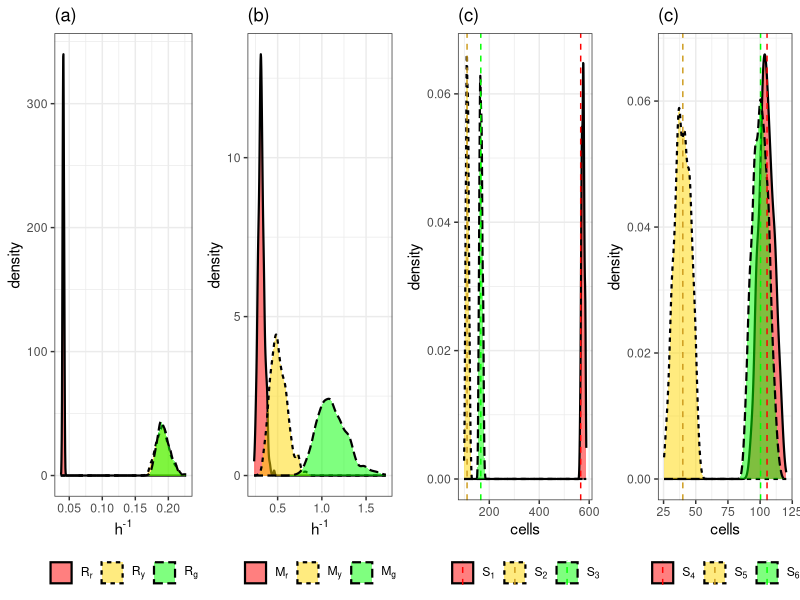
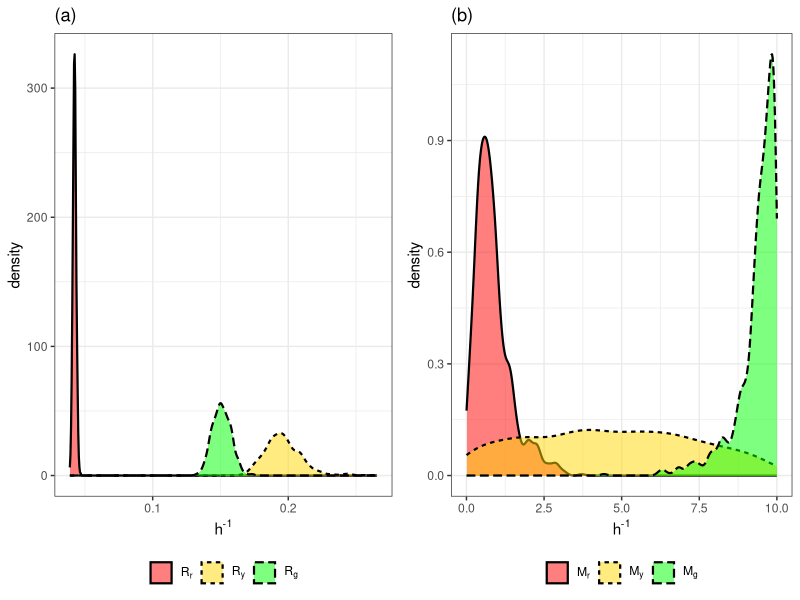
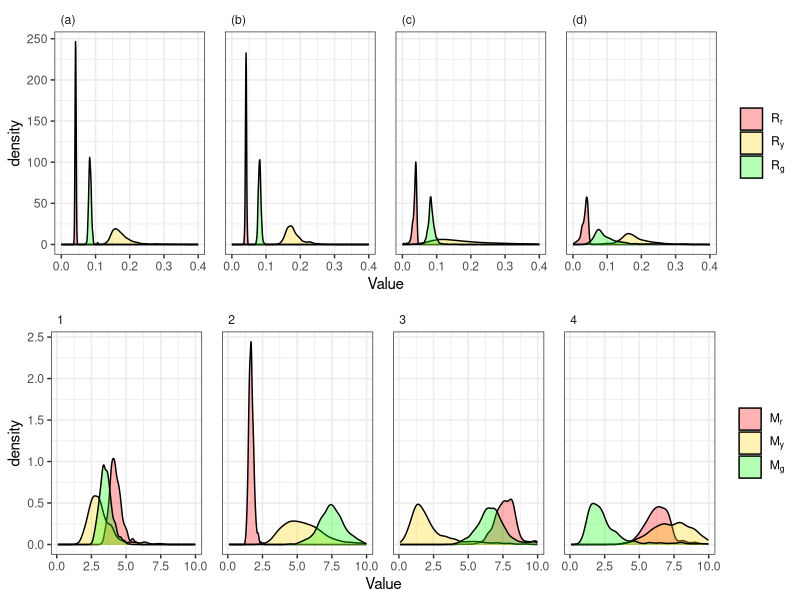
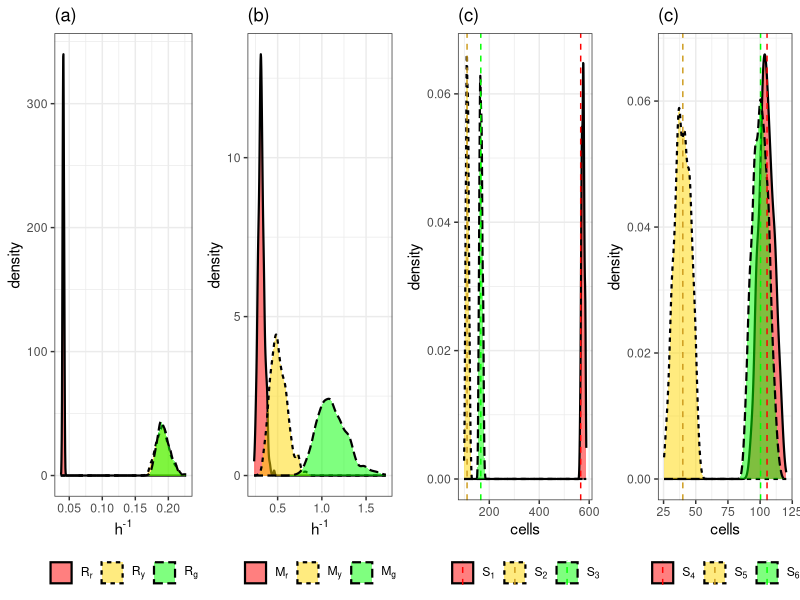
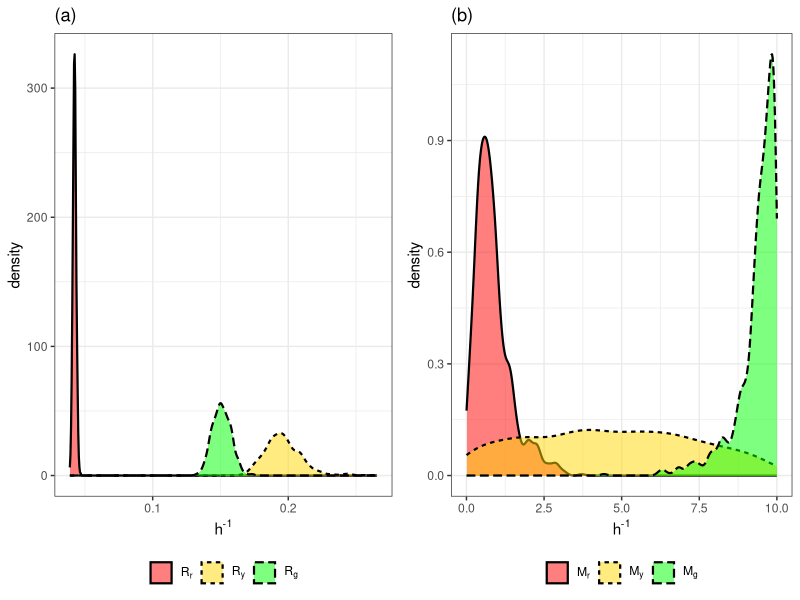
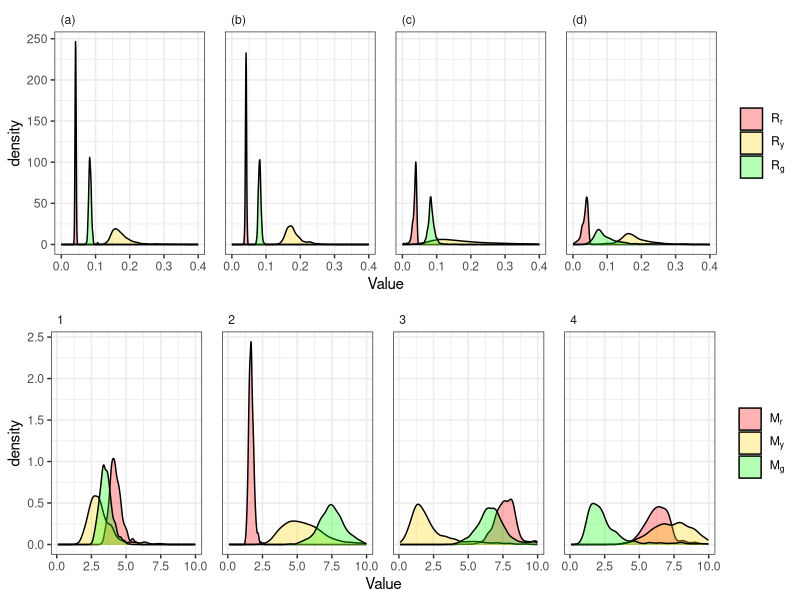

Source code (R) for these figures, in order: (Note: this script raises an error after producing the figures.)
library(readxl)
library(tidyverse)
library(ggpubr)

#set working directory to the directory of this R file

#load data
Experiment_CellTracking <- read_excel("../Data/SMCABC returned data/SMCABC_DATA.xlsx", sheet = "Experiment_CellTracking")
Experiment_CellDensity <- read_excel("../Data/SMCABC returned data/SMCABC_DATA.xlsx", sheet = "Experiment_CellDensity")
ProliferationData <- read_excel("../Data/SMCABC returned data/SMCABC_DATA.xlsx", sheet = "ProliferationData")
MotilityData <- read_excel("../Data/SMCABC returned data/SMCABC_DATA.xlsx", sheet = "MotilityData")
SixParameterData <- read_excel("../Data/SMCABC returned data/SMCABC_DATA.xlsx", sheet = "SixParameterData")
CellTracking <- read_excel("../Data/DataProcessing/FUCCI_processed.xlsx", sheet = "CellTracking")


#observed summary statistics
Nred <- 566
Nyellow <- 111
Ngreen <- 166
RedDistance <- 105.38626
YellowDistance <- 39.95925
GreenDistance <- 100.36051


#Experiment Plots - Cell Tracking

Experiment_CellTracking %>% 
  as_tibble() %>% 
  select(1:6) %>% 
  gather(Parameter, Value) %>% 
  mutate(Parameter = factor(Parameter, levels = c("Rr", "Ry", "Rg","Mr", "My", "Mg"))) %>% 
  group_by(Parameter) %>% 
  summarise(
    mu = signif(mean(Value),3),
    sd = signif(sd(Value),3),
    "2.5%" = signif(quantile(Value, 0.025),3),
    "50%" = signif(quantile(Value, 0.5),3),
    "97.5%" = signif(quantile(Value, 0.975),3),
    CV = signif(sd/mu,3)
  )

p1 <- 
  Experiment_CellTracking %>% 
  as_tibble() %>%
  select(1:6) %>% 
  gather(Parameter,Value) %>% 
  mutate(Type = case_when(
    Parameter == "Rr" | Parameter == "Ry" | Parameter == "Rg" ~ "Transition",
    Parameter == "Mr" | Parameter == "My" | Parameter == "Mg" ~ "Motility" 
  )) %>% 
  mutate(Type = factor(Type, levels = c("Transition", "Motility"))) %>% 
  mutate(Parameter = factor(Parameter, levels = c("Rr", "Ry", "Rg","Mr", "My", "Mg"))) %>% 
  filter(Type == "Transition") %>% 
  ggplot(aes(x = Value, fill = Parameter, linetype = Parameter)) + 
  geom_density(alpha = 0.5, size = 0.75) +
  facet_wrap(~Type, scale = "free") +
  scale_fill_manual(values = c("Rr" = "red", "Ry" = "gold", "Rg" = "green", "Mr" = "red", "My" = "gold", "Mg" = "green"), labels = c(expression(R[r]),expression(R[y]),expression(R[g])))+ 
  scale_linetype(labels = c(expression(R[r]),expression(R[y]),expression(R[g]))) +
  theme_bw() +
  theme(
    legend.position = "bottom",
    legend.title = element_blank(),
    strip.text.x = element_blank()
  ) + 
  labs(x = expression("h"^"-1"), title = "(a)")

p2 <- 
  Experiment_CellTracking %>% 
  as_tibble() %>%
  select(1:6) %>% 
  gather(Parameter,Value) %>% 
  mutate(Type = case_when(
    Parameter == "Rr" | Parameter == "Ry" | Parameter == "Rg" ~ "Transition",
    Parameter == "Mr" | Parameter == "My" | Parameter == "Mg" ~ "Motility" 
  )) %>% 
  mutate(Type = factor(Type, levels = c("Transition", "Motility"))) %>% 
  mutate(Parameter = factor(Parameter, levels = c("Rr", "Ry", "Rg","Mr", "My", "Mg"))) %>% 
  filter(Type == "Motility") %>% 
  ggplot(aes(x = Value, fill = Parameter, linetype = Parameter)) + 
  geom_density(alpha = 0.5, size = 0.75) +
  facet_wrap(~Type, scale = "free") +
  scale_fill_manual(values = c("Rr" = "red", "Ry" = "gold", "Rg" = "green", "Mr" = "red", "My" = "gold", "Mg" = "green"), labels = c(expression(M[r]),expression(M[y]),expression(M[g])))+ 
  scale_linetype(labels = c(expression(M[r]),expression(M[y]),expression(M[g]))) +
  theme_bw() +
  theme(
    legend.position = "bottom",
    legend.title = element_blank(),
    strip.text.x = element_blank()
  ) + 
  labs(x = expression("h"^"-1"), title = "(b)")

p3 <- 
  Experiment_CellTracking %>% 
  select(contains("sx")) %>% 
  gather(Parameter, Value) %>% 
  mutate(Type = case_when(
    Parameter == "sx1" | Parameter == "sx2" | Parameter == "sx3" ~ "Transition",
    Parameter == "sx4" | Parameter == "sx5" | Parameter == "sx6" ~ "Motility" 
  )) %>% 
  mutate(Type = factor(Type, levels = c("Transition", "Motility"))) %>% 
  mutate(TrueVal = case_when(
    Parameter == "sx1" ~ Nred,
    Parameter == "sx2" ~ Nyellow,
    Parameter == "sx3" ~ Ngreen,
    Parameter == "sx4" ~ RedDistance,
    Parameter == "sx5" ~ YellowDistance,
    Parameter == "sx6" ~ GreenDistance
  )) %>% 
  filter(Type == "Transition") %>% 
  ggplot(aes(x = Value, fill = Parameter, linetype = Parameter)) + 
  geom_density(alpha = 0.5, size = 0.75) +
  facet_wrap(~Type, scale = "free") + 
  geom_vline(aes(xintercept = TrueVal, color = Parameter), linetype = "dashed") +
  scale_fill_manual(values = c("sx1" = "red", "sx2" = "gold", "sx3" = "green", "sx4" = "red", "sx5" = "gold", "sx6" = "green"), labels = c(expression(S[1]),expression(S[2]),expression(S[3])))+ 
  scale_color_manual(values = c("sx1" = "red", "sx2" = "goldenrod3", "sx3" = "green", "sx4" = "red", "sx5" = "goldenrod3", "sx6" = "green"), labels = c(expression(S[1]),expression(S[2]),expression(S[3])))+ 
  scale_linetype(labels = c(expression(S[1]),expression(S[2]),expression(S[3]))) +
  theme_bw() +
  theme(
    legend.position = "bottom",
    legend.title = element_blank(),
    strip.text.x = element_blank()
  ) + 
  labs(x = "cells", title = "(c)")

p4 <- 
  Experiment_CellTracking %>% 
  select(contains("sx")) %>% 
  gather(Parameter, Value) %>% 
  mutate(Type = case_when(
    Parameter == "sx1" | Parameter == "sx2" | Parameter == "sx3" ~ "Transition",
    Parameter == "sx4" | Parameter == "sx5" | Parameter == "sx6" ~ "Motility" 
  )) %>% 
  mutate(Type = factor(Type, levels = c("Transition", "Motility"))) %>% 
  mutate(TrueVal = case_when(
    Parameter == "sx1" ~ Nred,
    Parameter == "sx2" ~ Nyellow,
    Parameter == "sx3" ~ Ngreen,
    Parameter == "sx4" ~ RedDistance,
    Parameter == "sx5" ~ YellowDistance,
    Parameter == "sx6" ~ GreenDistance
  )) %>% 
  filter(Type == "Motility") %>% 
  ggplot(aes(x = Value, fill = Parameter, linetype = Parameter)) + 
  geom_density(alpha = 0.5, size = 0.75) +
  facet_wrap(~Type, scale = "free") + 
  geom_vline(aes(xintercept = TrueVal, color = Parameter), linetype = "dashed") +
  scale_fill_manual(values = c("sx1" = "red", "sx2" = "gold", "sx3" = "green", "sx4" = "red", "sx5" = "gold", "sx6" = "green"), labels = c(expression(S[4]),expression(S[5]),expression(S[6])))+ 
  scale_color_manual(values = c("sx1" = "red", "sx2" = "goldenrod3", "sx3" = "green", "sx4" = "red", "sx5" = "goldenrod3", "sx6" = "green"), labels = c(expression(S[4]),expression(S[5]),expression(S[6])))+ 
  scale_linetype(labels = c(expression(S[4]),expression(S[5]),expression(S[6]))) +
  theme_bw() +
  theme(
    legend.position = "bottom",
    legend.title = element_blank(),
    strip.text.x = element_blank()
  ) + 
  labs(x = "cells", title = "(c)")

ggarrange(p1,p2,p3,p4, nrow = 1)
ggsave("ExperimentResults_CellTracking.pdf", width = 9, height = 4, units = "in")

#Experiment Plots - SpatioTemporal
p1 <- 
  Experiment_CellDensity %>% 
  as_tibble() %>%
  select(1:6) %>% 
  gather(Parameter,Value) %>% 
  mutate(Type = case_when(
    Parameter == "Rr" | Parameter == "Ry" | Parameter == "Rg" ~ "Transition",
    Parameter == "Mr" | Parameter == "My" | Parameter == "Mg" ~ "Motility" 
  )) %>% 
  mutate(Type = factor(Type, levels = c("Transition", "Motility"))) %>% 
  mutate(Parameter = factor(Parameter, levels = c("Rr", "Ry", "Rg","Mr", "My", "Mg"))) %>% 
  filter(Type == "Transition") %>% 
  ggplot(aes(x = Value, fill = Parameter, linetype = Parameter)) + 
  geom_density(alpha = 0.5, size = 0.75) +
  facet_wrap(~Type, scale = "free") +
  scale_fill_manual(values = c("Rr" = "red", "Ry" = "gold", "Rg" = "green", "Mr" = "red", "My" = "gold", "Mg" = "green"), labels = c(expression(R[r]),expression(R[y]),expression(R[g])))+ 
  scale_linetype(labels = c(expression(R[r]),expression(R[y]),expression(R[g]))) +
  theme_bw() +
  theme(
    legend.position = "bottom",
    legend.title = element_blank(),
    strip.text.x = element_blank()
  ) + 
  labs(x = expression("h"^"-1"), title = "(a)")

p2 <- 
  Experiment_CellDensity %>% 
  as_tibble() %>%
  select(1:6) %>% 
  gather(Parameter,Value) %>% 
  mutate(Type = case_when(
    Parameter == "Rr" | Parameter == "Ry" | Parameter == "Rg" ~ "Transition",
    Parameter == "Mr" | Parameter == "My" | Parameter == "Mg" ~ "Motility" 
  )) %>% 
  mutate(Type = factor(Type, levels = c("Transition", "Motility"))) %>% 
  mutate(Parameter = factor(Parameter, levels = c("Rr", "Ry", "Rg","Mr", "My", "Mg"))) %>% 
  filter(Type == "Motility") %>% 
  ggplot(aes(x = Value, fill = Parameter, linetype = Parameter)) + 
  geom_density(alpha = 0.5, size = 0.75) +
  facet_wrap(~Type, scale = "free") +
  scale_fill_manual(values = c("Rr" = "red", "Ry" = "gold", "Rg" = "green", "Mr" = "red", "My" = "gold", "Mg" = "green"), labels = c(expression(M[r]),expression(M[y]),expression(M[g])))+ 
  scale_linetype(labels = c(expression(M[r]),expression(M[y]),expression(M[g]))) +
  theme_bw() +
  theme(
    legend.position = "bottom",
    legend.title = element_blank(),
    strip.text.x = element_blank()
  ) + 
  labs(x = expression("h"^"-1"), title = "(b)")

ggarrange(p1,p2, nrow = 1)
ggsave("ExperimentResults_SpatioTemporal.pdf", width = 4.5, height = 4, units = "in")

#SixParameters Plots - CellTracking

SixParameterData_CellTracking <-
  SixParameterData %>% 
  filter(MotilityData == "CellTracking") %>% 
  select(c(1:6,"Simulation")) %>% 
  gather(Parameter, Value, -Simulation) %>% 
  mutate(Parameter = factor(Parameter, levels = c("Rr", "Ry", "Rg","Mr", "My", "Mg"))) %>% 
  mutate(TrueValue = case_when(
    Simulation == 1 & Parameter == "Mr" ~ 4,
    Simulation == 1 & Parameter == "My" ~ 4,
    Simulation == 1 & Parameter == "Mg" ~ 4,
    Simulation == 2 & Parameter == "Mr" ~ 2,
    Simulation == 2 & Parameter == "My" ~ 5,
    Simulation == 2 & Parameter == "Mg" ~ 8,
    Simulation == 3 & Parameter == "Mr" ~ 8,
    Simulation == 3 & Parameter == "My" ~ 2,
    Simulation == 3 & Parameter == "Mg" ~ 5,
    Simulation == 4 & Parameter == "Mr" ~ 5,
    Simulation == 4 & Parameter == "My" ~ 8,
    Simulation == 4 & Parameter == "Mg" ~ 2,
    Parameter == "Rr" ~ 0.04,
    Parameter == "Ry" ~ 0.17,
    Parameter == "Rg" ~ 0.08
  )) %>% 
  mutate(Parameter_type = case_when(
    Parameter %in% c("Rr", "Ry", "Rg") ~ "Transition",
    Parameter %in% c("Mr", "My", "Mg") ~ "Motility",
  )) %>% 
  mutate(Parameter_type = factor(Parameter_type, levels = c("Transition", "Motility"))) %>% 
  mutate(facets = case_when(
    Simulation == 1 & Parameter_type == "Transition" ~ "(a)",
    Simulation == 2 & Parameter_type == "Transition" ~ "(b)",
    Simulation == 3 & Parameter_type == "Transition" ~ "(c)",
    Simulation == 4 & Parameter_type == "Transition" ~ "(d)",
    Simulation == 1 & Parameter_type == "Motility" ~ "(e)",
    Simulation == 2 & Parameter_type == "Motility" ~ "(f)",
    Simulation == 3 & Parameter_type == "Motility" ~ "(g)",
    Simulation == 4 & Parameter_type == "Motility" ~ "(h)"
  )) 

p1 <-
  SixParameterData_CellTracking %>%
  filter(Parameter_type == "Transition") %>% 
  ggplot(aes(x = Value, fill = Parameter)) + 
  geom_density(alpha = .3) + 
  facet_wrap(~facets, nrow = 1) + 
  scale_fill_manual(values=c("red", "gold", "green"), labels = c(expression(R[r]),expression(R[y]),expression(R[g]))) + 
  scale_color_manual(values=c("red", "darkgoldenrod3", "green"), labels = c(expression(R[r]),expression(R[y]),expression(R[g])))+ 
  theme_bw() +
  theme(
    legend.title = element_blank(),
    panel.spacing = unit(1, "lines"),
    strip.text.x = element_text(angle = 0, hjust = 0),
    strip.text.y = element_blank(),
    strip.background = element_blank()
  ) + 
  xlim(0,0.4)

p2 <- 
  SixParameterData_CellTracking %>%
  filter(Parameter_type == "Motility")  %>% 
  ggplot(aes(x = Value, fill = Parameter)) + 
  geom_density(alpha = .3) + 
  facet_wrap(~Simulation, nrow = 1) + 
  scale_fill_manual(values=c("red", "gold", "green"), labels = c(expression(M[r]),expression(M[y]),expression(M[g]))) + 
  scale_color_manual(values=c("red", "darkgoldenrod3", "green"), labels = c(expression(M[r]),expression(M[y]),expression(M[g]))) +  
  theme_bw() +
  theme(
    legend.title = element_blank(),
    panel.spacing = unit(1, "lines"),
    strip.text.x = element_text(angle = 0, hjust = 0),
    strip.text.y = element_blank(),
    strip.background = element_blank()
  )
ggarrange(p1,p2, nrow = 2)

ggsave("SixParameters_SIM_CellTracking.pdf", width = 9, height = 8, units = "in")

#SixParameters Plots - CellDensity

SixParameterData_CellDensity <-
  SixParameterData %>% 
  filter(MotilityData == "CellDensity") %>% 
  select(c(1:6,"Simulation")) %>% 
  gather(Parameter, Value, -Simulation) %>% 
  mutate(Parameter = factor(Parameter, levels = c("Rr", "Ry", "Rg","Mr", "My", "Mg"))) %>% 
  mutate(TrueValue = case_when(
    Simulation == 1 & Parameter == "Mr" ~ 4,
    Simulation == 1 & Parameter == "My" ~ 4,
    Simulation == 1 & Parameter == "Mg" ~ 4,
    Simulation == 2 & Parameter == "Mr" ~ 2,
    Simulation == 2 & Parameter == "My" ~ 5,
    Simulation == 2 & Parameter == "Mg" ~ 8,
    Simulation == 3 & Parameter == "Mr" ~ 8,
    Simulation == 3 & Parameter == "My" ~ 2,
    Simulation == 3 & Parameter == "Mg" ~ 5,
    Simulation == 4 & Parameter == "Mr" ~ 5,
    Simulation == 4 & Parameter == "My" ~ 8,
    Simulation == 4 & Parameter == "Mg" ~ 2,
    Parameter == "Rr" ~ 0.04,
    Parameter == "Ry" ~ 0.17,
    Parameter == "Rg" ~ 0.08
  )) %>% 
  mutate(Parameter_type = case_when(
    Parameter %in% c("Rr", "Ry", "Rg") ~ "Transition",
    Parameter %in% c("Mr", "My", "Mg") ~ "Motility",
  )) %>% 
  mutate(Parameter_type = factor(Parameter_type, levels = c("Transition", "Motility"))) %>% 
  mutate(facets = case_when(
    Simulation == 1 & Parameter_type == "Transition" ~ "(a)",
    Simulation == 2 & Parameter_type == "Transition" ~ "(b)",
    Simulation == 3 & Parameter_type == "Transition" ~ "(c)",
    Simulation == 4 & Parameter_type == "Transition" ~ "(d)",
    Simulation == 1 & Parameter_type == "Motility" ~ "(e)",
    Simulation == 2 & Parameter_type == "Motility" ~ "(f)",
    Simulation == 3 & Parameter_type == "Motility" ~ "(g)",
    Simulation == 4 & Parameter_type == "Motility" ~ "(h)"
  )) 

p1 <-
  SixParameterData_CellDensity %>%
  filter(Parameter_type == "Transition") %>% 
  ggplot(aes(x = Value, fill = Parameter)) + 
  geom_density(alpha = .3) + 
  facet_wrap(~facets, nrow = 1) + 
  scale_fill_manual(values=c("red", "gold", "green"), labels = c(expression(R[r]),expression(R[y]),expression(R[g]))) + 
  scale_color_manual(values=c("red", "darkgoldenrod3", "green"), labels = c(expression(R[r]),expression(R[y]),expression(R[g])))+ 
  theme_bw() +
  theme(
    legend.title = element_blank(),
    panel.spacing = unit(1, "lines"),
    strip.text.x = element_text(angle = 0, hjust = 0),
    strip.text.y = element_blank(),
    strip.background = element_blank()
  ) + 
  xlim(0,0.25)

p2 <- 
  SixParameterData %>%
  filter(Parameter_type == "Motility")  %>% 
  ggplot(aes(x = Value, fill = Parameter)) + 
  geom_density(alpha = .3) + 
  facet_wrap(~Simulation, nrow = 1) + 
  scale_fill_manual(values=c("red", "gold", "green"), labels = c(expression(M[r]),expression(M[y]),expression(M[g]))) + 
  scale_color_manual(values=c("red", "darkgoldenrod3", "green"), labels = c(expression(M[r]),expression(M[y]),expression(M[g]))) +  
  theme_bw() +
  theme(
    legend.title = element_blank(),
    panel.spacing = unit(1, "lines"),
    strip.text.x = element_text(angle = 0, hjust = 0),
    strip.text.y = element_blank(),
    strip.background = element_blank()
  )
ggarrange(p1,p2, nrow = 2)

ggsave("SixParameters_SIM_CellDensity.pdf", width = 9, height = 8, units = "in")

#Proliferation Plots
ProliferationData %>% 
  gather(Parameter,Value,-Simulation) %>% 
  mutate(TrueValue = case_when(
    Simulation == 1 & Parameter == "Rr" ~ 0.04,
    Simulation == 1 & Parameter == "Ry" ~ 0.17,
    Simulation == 1 & Parameter == "Rg" ~ 0.08,
    Simulation == 2 & Parameter == "Rr" ~ 0.25,
    Simulation == 2 & Parameter == "Ry" ~ 0.15,
    Simulation == 2 & Parameter == "Rg" ~ 0.22,
    Simulation == 3 & Parameter == "Rr" ~ 0.12,
    Simulation == 3 & Parameter == "Ry" ~ 0.07,
    Simulation == 3 & Parameter == "Rg" ~ 0.03,
    Simulation == 4 & Parameter == "Rr" ~ 0.3,
    Simulation == 4 & Parameter == "Ry" ~ 0.36,
    Simulation == 4 & Parameter == "Rg" ~ 0.28
    )
  ) %>% 
  mutate(facets = case_when(
    Simulation == 1 ~ "(a)",
    Simulation == 2 ~ "(b)",
    Simulation == 3 ~ "(c)",
    Simulation == 4 ~ "(d)"
  )) %>% 
  ggplot(aes(x = Value, fill = Parameter, linetype = Parameter)) + 
  geom_density(alpha = 0.5, size = 0.75) +
  geom_vline(aes(xintercept = TrueValue, color = Parameter), linetype='dashed') + 
  facet_wrap(~facets, nrow = 1) + 
  scale_fill_manual(values=c("red", "gold", "green"), labels = c(expression(R[r]),expression(R[y]),expression(R[g]))) + 
  scale_color_manual(values=c("red", "darkgoldenrod3", "green"), labels = c(expression(R[r]),expression(R[y]),expression(R[g]))) +
  scale_linetype_manual(values = c("solid", "dashed", "dotted"), labels = c(expression(R[r]),expression(R[y]),expression(R[g]))) +
  theme_bw() +
  theme(
    legend.title = element_blank(),
    panel.spacing = unit(1, "lines"),
    strip.text.x = element_text(angle = 0, hjust = 0),
    strip.text.y = element_blank(),
    strip.background = element_blank()
  )

ggsave("Proliferation_SIM.pdf", width = 8, height = 4, units = "in")


#Motility Plots 
MotilityData <-
  MotilityData %>% 
  gather(Parameter, Value, -c(Simulation, ntrack, MotilityData)) %>% 
  mutate(Parameter = factor(Parameter, levels = c("Mr", "My", "Mg"))) %>% 
  mutate(TrueValue = case_when(
    Simulation == 1 & Parameter == "Mr" ~ 4,
    Simulation == 1 & Parameter == "My" ~ 4,
    Simulation == 1 & Parameter == "Mg" ~ 4,
    Simulation == 2 & Parameter == "Mr" ~ 2,
    Simulation == 2 & Parameter == "My" ~ 5,
    Simulation == 2 & Parameter == "Mg" ~ 8,
    Simulation == 3 & Parameter == "Mr" ~ 8,
    Simulation == 3 & Parameter == "My" ~ 2,
    Simulation == 3 & Parameter == "Mg" ~ 5,
    Simulation == 4 & Parameter == "Mr" ~ 5,
    Simulation == 4 & Parameter == "My" ~ 8,
    Simulation == 4 & Parameter == "Mg" ~ 2 
  )) %>% 
  mutate(facets = case_when(
    Simulation == 1 ~ "(a)",
    Simulation == 2 ~ "(b)",
    Simulation == 3 ~ "(c)",
    Simulation == 4 ~ "(d)"
  )) 


MotilityData %>% 
  filter(MotilityData == "CellTracking") %>% 
  ggplot(aes(x = Value, fill = Parameter, linetype = Parameter)) + 
  geom_density(alpha = 0.5, size = 0.75) + 
  geom_vline(aes(xintercept = TrueValue, color = Parameter), linetype='dashed') + 
  facet_wrap(~facets, nrow = 1) + 
  scale_fill_manual(values=c("red", "gold", "green"), labels = c(expression(M[r]),expression(M[y]),expression(M[g]))) + 
  scale_color_manual(values=c("red", "darkgoldenrod3", "green"), labels = c(expression(M[r]),expression(M[y]),expression(M[g]))) +
  scale_linetype_manual(values = c("solid", "dashed", "dotted"), labels = c(expression(M[r]),expression(M[y]),expression(M[g]))) +
  theme_bw() +
  theme(
    legend.title = element_blank(),
    panel.spacing = unit(1, "lines"),
    strip.text.x = element_text(angle = 0, hjust = 0),
    strip.text.y = element_blank(),
    strip.background = element_blank()
  )

ggsave("Motility_SIM_CellTracking.pdf", width = 9, height = 4, units = "in")

MotilityData %>% 
  filter(MotilityData == "CellDensity") %>% 
  ggplot(aes(x = Value, fill = Parameter, linetype = Parameter)) + 
  geom_density(alpha = 0.5, size = 0.75) + 
  geom_vline(aes(xintercept = TrueValue, color = Parameter), linetype='dashed') + 
  facet_wrap(~facets, nrow = 1) + 
  scale_fill_manual(values=c("red", "gold", "green"), labels = c(expression(M[r]),expression(M[y]),expression(M[g]))) + 
  scale_color_manual(values=c("red", "darkgoldenrod3", "green"), labels = c(expression(M[r]),expression(M[y]),expression(M[g]))) +
  scale_linetype_manual(values = c("solid", "dashed", "dotted"), labels = c(expression(M[r]),expression(M[y]),expression(M[g]))) +
  theme_bw() +
  theme(
    legend.title = element_blank(),
    panel.spacing = unit(1, "lines"),
    strip.text.x = element_text(angle = 0, hjust = 0),
    strip.text.y = element_blank(),
    strip.background = element_blank()
  )

ggsave("Motility_SIM_CellDensity.pdf", width = 9, height = 4, units = "in")

## Cell Trajectories ## - 8x8

CellTracking %>% 
  mutate(firstID = ifelse(frame == 1, ntrack, NA)) %>%
  mutate(
    color = case_when(color == 1 ~ "G1", color == 2 ~ "eS", color == 3 ~ "S/G2/M"),
    color = factor(color, levels = c("G1", "eS", "S/G2/M"))
    ) %>% 
  mutate(facets = case_when(
    ntrack == 1 ~ "(a)",
    ntrack == 2 ~ "(b)",
    ntrack == 3 ~ "(c)",
    ntrack == 4 ~ "(d)",
    ntrack == 5 ~ "(e)",
    ntrack == 6 ~ "(f)",
    ntrack == 7 ~ "(g)",
    ntrack == 8 ~ "(h)",
    ntrack == 9 ~ "(i)",
    ntrack == 10 ~ "(j)",
    ntrack == 11 ~ "(k)",
    ntrack == 12 ~ "(l)",
    ntrack == 13 ~ "(m)",
    ntrack == 14 ~ "(n)",
    ntrack == 15 ~ "(o)",
    ntrack == 16 ~ "(p)",
    ntrack == 17 ~ "(q)",
    ntrack == 18 ~ "(r)",
    ntrack == 19 ~ "(s)",
    ntrack == 20 ~ "(t)")) %>% 
  ggplot(aes(x = x, y = y)) +
  geom_point(aes(color = as.factor(color), shape = as.factor(color))) +
  geom_path(color = "black") +
  facet_wrap(~facets, scale = "free", nrow = 5) +
  labs(x = expression(paste("x ",mu,"m")), y = expression(paste("y ",mu,"m"))) +
  theme_bw() +
  theme(
    legend.position = "none",
    legend.title = element_blank(),
    strip.background = element_blank(),
    strip.text.x = element_text(angle = 0, hjust = 0)
  ) +
  scale_colour_manual(values = c("red", "gold", "green")) 

ggsave("CellTrajectories.pdf", width = 8, height = 8, units = "in")

#cell trajectories (sub sample)
CellTracking %>% 
  mutate(firstID = ifelse(frame == 1, ntrack, NA)) %>% 
  mutate(
    color = case_when(color == 1 ~ "G1", color == 2 ~ "eS", color == 3 ~ "S/G2/M"),
    color = factor(color, levels = c("G1", "eS", "S/G2/M"))
  ) %>%  
  filter(ntrack %in% c(1,12,11,15,2,9,16,18,3,17,5,14,19)) %>% 
  ggplot(aes(x = x, y = y, group = ntrack)) +
  geom_point(aes(color = as.factor(color), shape = as.factor(color))) +
  geom_path(color = "black") +
  labs(x = "", y = "") +
  theme_bw() + 
  theme(legend.position = "bottom",
        legend.title = element_blank()) +
  scale_colour_manual(values = c("red", "gold", "green"))

ggsave("CellTrajectories_subsample.pdf", width = 5, height = 5, units = "in")
